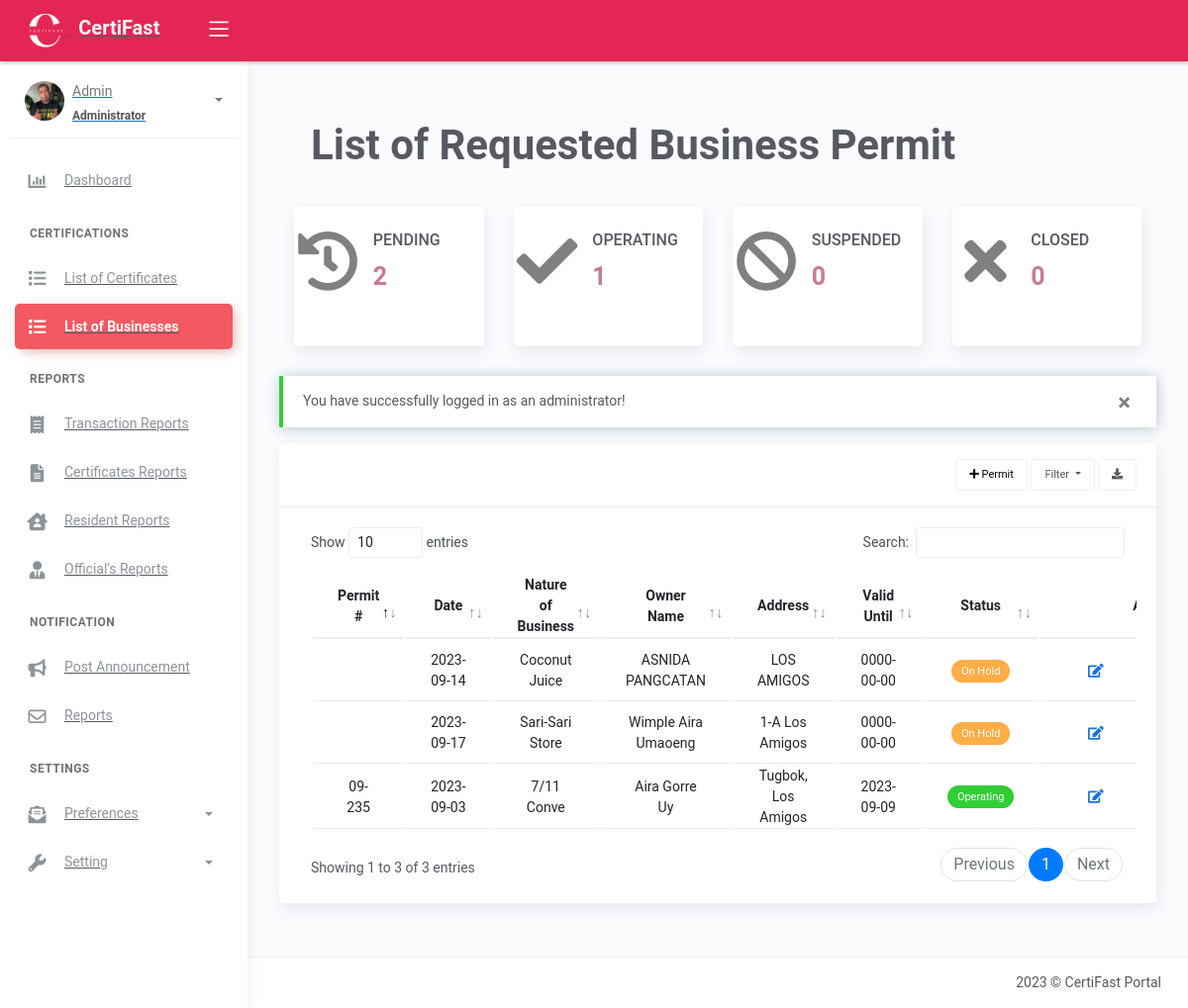
The app's page /business_permit.php (signed in) with its own data.
### tables this page shows
CREATE TABLE `tblpermit` (
  `id` int(11) NOT NULL AUTO_INCREMENT,
  `permit_number` varchar(50) NOT NULL,
  `business_name` varchar(80) DEFAULT NULL,
  `owner1` varchar(200) DEFAULT NULL,
  `email` varchar(50) NOT NULL,
  `address` varchar(50) NOT NULL,
  `location` varchar(50) NOT NULL,
  `applied` date DEFAULT current_timestamp(),
  `community_tax` varchar(50) NOT NULL,
  `issued_on` date NOT NULL DEFAULT current_timestamp(),
  `issued_at` varchar(50) NOT NULL,
  `validation` date DEFAULT NULL,
  `cert_name` varchar(50) NOT NULL,
  `requester` varchar(50) NOT NULL,
  `requirement` varchar(255) NOT NULL,
  `req_email` varchar(255) NOT NULL,
  `status` varchar(50) NOT NULL,
  `quantity` int(50) NOT NULL,
  `date_applied` date NOT NULL DEFAULT current_timestamp(),
  PRIMARY KEY (`id`)
);

### business_permit.php (the view, shortened to what this page needs)
<?php include 'server/server.php' ?>
<?php
	$sql = "SELECT *,id, cert_name FROM `tblpermit` WHERE status IN ('on hold', 'operating','suspended','closed')";
    $result = $conn->query($sql);
    $resident = array();
    while ($row = $result->fetch_assoc()) {
        $status = $row['status'];
        $statusBadge = '';
        if ($status === 'on hold') {
            $statusBadge = '<span class="badge badge-warning">On Hold</span>';
        } elseif ($status === 'operating') {
            $statusBadge = '<span class="badge badge-success">Operating</span>';
        } elseif ($status === 'suspended') {
            $statusBadge = '<span class="badge badge-warning">Suspended</span>';
        } elseif ($status === 'closed') {
            $statusBadge = '<span class="badge badge-danger">Closed</span>';
        }
        $row['residency_badge'] = $statusBadge;
        if ($status == 'on hold' || $status == 'operating' || $status == 'suspended') {
            $row['id'] = $row['id'];
            $resident[] = $row;
        }
    }
	$query1 = "SELECT COUNT(cert_name) as pending FROM tblpermit WHERE status = 'on hold'";
    $revenue1 = $conn->query($query1)->fetch_assoc();
    $sql1 = "SELECT COUNT(cert_name) as approved FROM tblpermit WHERE status = 'operating'";
    $result1 = $conn->query($sql1);
    $row1 = $result1->fetch_assoc();
    $residencyCount = $row1['approved'];
	$query2 = "SELECT COUNT(cert_name) as rejected FROM tblpermit WHERE status = 'suspended'";
	$revenue3 = $conn->query($query2)->fetch_assoc();
    $query3 = "SELECT COUNT(cert_name) as claimed FROM tblpermit WHERE status = 'closed'";
	$revenue4 = $conn->query($query3)->fetch_assoc();
?>
<!DOCTYPE html>
<html lang="en">
<head>
	<?php include 'templates/header.php' ?>
</head>
<body>
	<div class="wrapper">
		<?php include 'templates/main-header.php' ?>
		<?php include 'templates/sidebar.php' ?>
		<div class="main-panel">
			<div class="content">
				<div class="page-inner">
					<div class="row mt-2">
						<div class="panel-header">
							<div class="page-inner">
								<div class="d-flex align-items-left align-items-md-center flex-column flex-md-row">
									<div class="text-center">
										<h1 class="text-center fw-bold" style ="font-size: 300%;">List of Requested Business Permit</h1>
									</div>
								</div>
							</div>
						</div>
						<div class="d-flex align-items-center align-items-md-center flex-column flex-md-row">
                            <div class="col-md-3">
                                <div class="card card-stats card card-round">
                                    <div class="card-body">
                                        <div class="row">
                                            <div class="col-4">
                                                <div class="icon-big text-center">
                                                    <i class="fa fa-history fa-2x" aria-hidden="true" style="color: gray;"></i>
                                                </div>
                                            </div>
                                            <div class="col-2 col-stats">
                                                <div class="numbers mt-2">
                                                    <h2 class="text-uppercase" style="font-size: 16px;">Pending</h2>
                                                    <h3 class="fw-bold" style="font-size: 25px; color: #C77C8D;"><?= number_format($revenue1['pending']) ?></h3>
                                                </div>
                                            </div>
                                        </div>
                                        <div class="card-body">
                                        </div>
                                    </div>
                                </div>
                            </div>
                            <div class="col-md-3">
                                <div class="card card-stats card card-round">
                                    <div class="card-body">
                                        <div class="row">
                                            <div class="col-4">
                                                <div class="icon-big text-center">
                                                    <i class="fa fa-check fa-2x" aria-hidden="true" style="color: gray;"></i>
                                                </div>
                                            </div>
                                            <div class="col-2 col-stats">
                                                <div class="numbers mt-2">
                                                    <h2 class="text-uppercase" style="font-size: 16px;">Operating</h2>
                                                    <h3 class="fw-bold" style="font-size: 25px; color: #C77C8D;"><?= number_format($residencyCount)?></h3>
                                                </div>
                                            </div>
                                        </div>
                                        <div class="card-body">
                                        </div>
                                    </div>
                                </div>
                            </div>
                            <div class="col-md-3">
                                <div class="card card-stats card-round">
                                    <div class="card-body">
                                        <div class="row">
                                            <div class="col-4">
                                                <div class="icon-big text-center">
                                                    <i class="fa fa-ban fa-2x" aria-hidden="true" style="color: gray;"></i>
                                                </div>
                                            </div>
                                            <div class="col-2 col-stats">
                                                <div class="numbers mt-2">
                                                    <h3 class="text-uppercase" style="font-size: 16px;">Suspended</h3>
                                                    <h5 class="fw-bold text-uppercase" style="font-size: 25px; color: #C77C8D;"><?= number_format($revenue3['rejected'])?></h5>
                                                </div>
                                            </div>
                                        </div>
                                        <div class="card-body">
                                        </div>
                                    </div>
                                </div>
                            </div>
                            <div class="col-md-3">
                                <div class="card card-stats card card-round">
                                    <div class="card-body">
                                        <div class="row">
                                            <div class="col-4">
                                                <div class="icon-big text-center">
                                                    <i class="fa fa-close fa-2x" aria-hidden="true" style="color: gray;"></i>
                                                </div>
                                            </div>
                                            <div class="col-2 col-stats">
                                                <div class="numbers mt-2">
                                                    <h2 class="text-uppercase" style="font-size: 16px;">Closed</h2>
                                                    <h3 class="fw-bold" style="font-size: 25px; color: #C77C8D;"><?= number_format($revenue4['claimed']) ?></h3>
                                                </div>
                                            </div>
                                        </div>
                                        <div class="card-body">
                                        </div>
                                    </div>
                                </div>
                            </div>
					    </div>
						<div class="col-md-12">
                            <?php if(isset($_SESSION['message'])): ?>
                                <div class="alert alert-<?php echo $_SESSION['success']; ?> <?= $_SESSION['success']=='danger' ? 'bg-danger text-light' : null ?>" role="alert">
                                    <button type="button" class="close" data-dismiss="alert" aria-label="Close">
                                        <span aria-hidden="true">&times;</span>
                                    </button>
                                    <?php echo $_SESSION['message']; ?>
                                </div>
                            <?php endif ?>
                            <div class="card">
								<div class="card-header">
									<div class="card-head-row">
										<?php if(isset($_SESSION['username'])):?>
                                                <div class="card-tools">
                                                    <a href="#add" data-toggle="modal" class="btn btn-light btn-border btn-sm">
                                                        <i class="fa fa-plus"></i>
                                                        Permit
                                                    </a>
                                                    <a class="btn btn-light btn-border btn-sm dropdown-toggle" type="button" id="filterDropdown" data-toggle="dropdown" aria-haspopup="true" aria-expanded="false">
                                                        Filter
                                                    </a>
                                                    <a id="pdf" class="btn btn-light btn-border btn-sm">
                                                        <i class="fas fa-download"></i>
                                                    </a>
                                                </div>
                                            <?php endif?>
                                        </div>
                                    </div>
								<div class="card-body">
									<div class="table-responsive">
										<table id="residenttable" class="table">
											<thead>
												<tr class="text-center">
												    <th scope="col">Permit #</th>
													<th scope="col">Date</th>
													<th scope="col">Nature of Business</th>
													<th scope="col">Owner Name</th>
													<th scope="col">Address</th>
													<th scope="col">Valid Until</th>
													<th scope="col">Status</th>
													<?php if(isset($_SESSION['username'])):?>
													<th scope="col">Action</th>
													<?php endif ?>
												</tr>
											</thead>
											<tbody>
												<?php if(!empty($resident)): ?>
													<?php foreach($resident as $row): ?>
    													<tr data-id=<?= $row['id'] ?> class="text-center">
    													<td><?= ucwords($row['permit_number']) ?></td>
														<td><?= ucwords($row['applied']) ?></td>
														<td><?= ucwords($row['business_name']) ?></td>
														<td><?= !empty($row['owner1']) ? ucwords($row['owner1']) : $row['owner1'] ?></td>
														<td><?= $row['address'] ?></td>
														<td><?= $row['validation'] ?></td>
														<td class="text-center"><?= $row['residency_badge'] ?></td>
                                                        <?php if(isset($_SESSION['username'])):?>
														<td>
															<div class="form-button-action">
																<a type="button" href="#edit" data-toggle="modal" class="btn btn-link btn-primary"
																	title="Edit Permit" onclick="editPermit(this)" data-id="<?= $row['id'] ?>" data-permit_number="<?= $row['permit_number'] ?>" data-business_name="<?= $row['business_name'] ?>" data-owner1="<?= $row['owner1'] ?>"
																	data-email="<?= $row['email'] ?>" data-address="<?= $row['address'] ?>" data-location="<?= $row['location'] ?>" data-applied="<?= $row['applied'] ?>"
																	data-community_tax="<?= $row['community_tax'] ?>" data-issued_on="<?= $row['issued_on'] ?>" data-issued_at="<?= $row['issued_at'] ?>"  data-validation="<?= $row['validation'] ?>"
																	data-status="<?= $row['status'] ?>">
																	<i class="fas fa-edit"></i>
																</a>
                                                                <?php
                                                                    $status = $row['status'];
                                                                    $btnDisabled = ($status === 'on hold') ? 'disabled' : '';
                                                                ?>
                                                                <a type="button" data-toggle="tooltip" class="btn btn-link btn-danger generate-certificate-btn" data-original-title="Generate Certificate" data-certificate_name="<?= $row['cert_name'] ?>" data-status="<?= $status ?>" <?= $btnDisabled ?>>
                                                                </a>
															</div>
														</td>
														<?php endif ?>
													</tr>
													<?php endforeach ?>
												<?php endif ?>
											</tbody>
										</table>
									</div>
								</div>
							</div>
						</div>
					</div>
				</div>
			</div>
			<?php include 'templates/main-footer.php' ?>
		</div>
</body>
</html>

### Homepage/assets/css/style.css (style rules this page uses)
body { font-family: "Roboto", sans-serif; color: #444444; }
a { color: #E42654; text-decoration: none; }
h1, h2, h3, h4, h5, h6 { font-family: "Roboto", sans-serif; }

### records on screen
tblpermit: applied "2023-09-14", business_name "Coconut Juice", owner1 "ASNIDA PANGCATAN", address "LOS AMIGOS", validation "0000-00-00", status "On Hold"
tblpermit: permit_number "09-235", applied "2023-09-03", business_name "7/11 Conve", owner1 "Aira Gorre Uy", address "Tugbok, Los Amigos", validation "2023-09-09", status "Operating"
tblpermit: applied "2023-09-17", business_name "Sari-Sari Store", owner1 "Wimple Aira Umaoeng", address "1-A Los Amigos", validation "0000-00-00", status "On Hold"

### other values on screen
$_SESSION['username'] "Admin"
$role "Administrator"
$revenue1['pending'] "2"
$residencyCount "1"
$revenue3['rejected'] "0"
$revenue4['claimed'] "0"
$_SESSION['message'] "You have successfully logged in as an administrator!"
